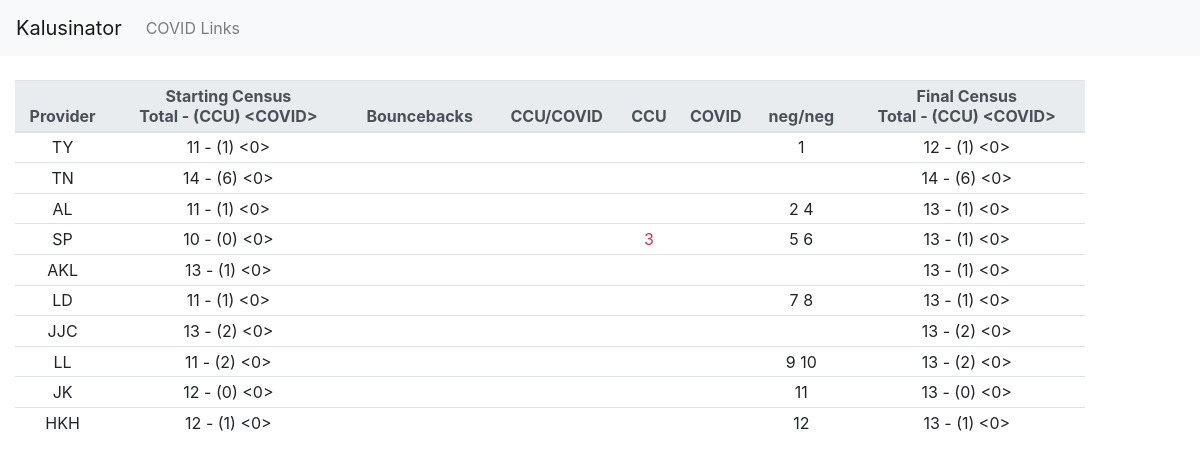
The page /distribute/patient_assignments/ on the database its author committed.
### distribute_patients/models.py (models this page shows, shortened)
class PatientAssignmentLineItem(models.Model):
    distribution = models.ForeignKey(Distribution, on_delete=models.CASCADE, related_name='line_items')
    provider = models.ForeignKey(Provider, on_delete=models.CASCADE)
    position_in_batting_order = models.SmallIntegerField()
    starting_census = models.ForeignKey(StartingCensus, on_delete=models.CASCADE)
    optimal_census = models.ForeignKey(OptimalCensus, on_delete=models.CASCADE)
    assigned_census = models.ForeignKey(AssignedCensus, on_delete=models.CASCADE)
    allocated_counts = models.ForeignKey(AllocatedCounts, on_delete=models.CASCADE, null=True)
    affinity_for_COVID_pos_CCU_pos_patients = models.FloatField(default=0)
    count_of_dual_positives_needed_to_fill = models.SmallIntegerField(default=0)
    objects = PatientAssignmentLineItemManager()

class Provider(models.Model):
    abbreviation = models.CharField(max_length=5, unique=True)

class Census(models.Model):
    total = models.SmallIntegerField(null=True)
    CCU = models.SmallIntegerField(null=True)
    COVID = models.SmallIntegerField(null=True)

class Patient(models.Model):
    distribution = models.ForeignKey(Distribution, on_delete=models.CASCADE)
    number_designation = models.SmallIntegerField()
    CCU = models.BooleanField(default=False)
    COVID = models.BooleanField(default=False)
    bounce_to = models.ForeignKey(Provider, blank=True, null=True, on_delete=models.CASCADE)
    patient_assignment_line_item = models.ForeignKey(PatientAssignmentLineItem, blank=True, null=True,
                                                     on_delete=models.CASCADE, related_name='assigned_patients')

### distribute_patients/views.py (the view)
# urls.py: path('patient_assignments/', views.patient_assignments, name='patient_assignments')
def patient_assignments(request, distribution=Distribution.objects.last()):
    distribution = Distribution.objects.last()
    patient_assignment_dict = {}
    for line_item in distribution.get_ordered_line_items():
        assigned_patient_dict = {}
        bounceback_pts = line_item.assigned_patients.filter(bounce_to__isnull=False)
        dual_pos_pts = line_item.assigned_patients.filter(bounce_to__isnull=True, COVID=True, CCU=True)
        ccu_pos_pts = line_item.assigned_patients.filter(bounce_to__isnull=True, COVID=False, CCU=True)
        covid_pos_pts = line_item.assigned_patients.filter(bounce_to__isnull=True, COVID=True, CCU=False)
        dual_neg_pts = line_item.assigned_patients.filter(bounce_to__isnull=True, COVID=False, CCU=False)
        assigned_patient_dict.update(
            {'bounceback_pts': bounceback_pts, 'dual_pos_pts': dual_pos_pts, 'ccu_pos_pts': ccu_pos_pts,
             'covid_pos_pts': covid_pos_pts, 'dual_neg_pts': dual_neg_pts})
        patient_assignment_dict.update(
            {line_item: assigned_patient_dict})
    context = {'date': timezone.localdate(), 'ordered_line_items': distribution.get_ordered_line_items(),
               'patient_assignment_dict': patient_assignment_dict}
    return render(request, 'distribute_patients/patient_assignments.html', context=context)

### distribute_patients/models.py (called while the page is built)
    def get_ordered_line_items(self):
        return self.line_items.order_by('position_in_batting_order')

### templates/distribute_patients/patient_assignments.html (shortened to what this page needs)
{% extends 'base.html' %}
{% load crispy_forms_tags %}
{% block body_block %}
    <div class="col-11">
        <table class="table table-sm text-center">
            <thead class="thead-light">
            <tr>
                <th scope="col-1">Provider</th>
                <th scope="col-2">Starting Census <br>Total - (CCU) &ltCOVID&gt</th>
                <th scope="col-2">Bouncebacks</th>
                <th scope="col-2">CCU/COVID</th>
                <th scope="col-2">CCU</th>
                <th scope="col-2">COVID</th>
                <th scope="col-2">neg/neg</th>
                <th scope="col-2">Final Census <br>Total - (CCU) &ltCOVID&gt</th>
            </tr>
            </thead>
            <tbody >
            {% for line_item, patient_dict in patient_assignment_dict.items %}
                <tr>
                    <td>{{ line_item.provider.abbreviation }}</td>
                    <td>{{ line_item.starting_census.total }} - ({{ line_item.starting_census.CCU }}) &lt{{ line_item.starting_census.COVID }}&gt</td>
                    <td class="text-success"></td>
                    <td class="text-warning"></td>
                    <td class="text-danger">{% for patient in patient_dict.ccu_pos_pts %}
                        {{ patient.number_designation }}  {% endfor %}</td>
                    <td class="text-info"></td>
                    <td>{% for patient in patient_dict.dual_neg_pts %}
                        {{ patient.number_designation }}  {% endfor %}</td>
                   <td>{{ line_item.assigned_census.total }} - ({{ line_item.assigned_census.CCU }}) &lt{{ line_item.assigned_census.COVID }}&gt</td>
                </tr>
            {% endfor %}
            </tbody>
        </table>
    </div>
{% endblock %}

### rows shown on the page
PatientAssignmentLineItem: provider.abbreviation "TY", starting_census.total "11", starting_census.CCU "1", starting_census.COVID "0", assigned_census.total "12", assigned_census.CCU "1", assigned_census.COVID "0"
Patient: number_designation "1"
PatientAssignmentLineItem: provider.abbreviation "TN", starting_census.total "14", starting_census.CCU "6", starting_census.COVID "0", assigned_census.total "14", assigned_census.CCU "6", assigned_census.COVID "0"
PatientAssignmentLineItem: provider.abbreviation "AL", starting_census.total "11", starting_census.CCU "1", starting_census.COVID "0", assigned_census.total "13", assigned_census.CCU "1", assigned_census.COVID "0"
Patient: number_designation "2"
Patient: number_designation "4"
PatientAssignmentLineItem: provider.abbreviation "SP", starting_census.total "10", starting_census.CCU "0", starting_census.COVID "0", assigned_census.total "13", assigned_census.CCU "1", assigned_census.COVID "0"
Patient: number_designation "3"
Patient: number_designation "5"
Patient: number_designation "6"
PatientAssignmentLineItem: provider.abbreviation "AKL", starting_census.total "13", starting_census.CCU "1", starting_census.COVID "0", assigned_census.total "13", assigned_census.CCU "1", assigned_census.COVID "0"
PatientAssignmentLineItem: provider.abbreviation "LD", starting_census.total "11", starting_census.CCU "1", starting_census.COVID "0", assigned_census.total "13", assigned_census.CCU "1", assigned_census.COVID "0"
Patient: number_designation "7"
Patient: number_designation "8"
PatientAssignmentLineItem: provider.abbreviation "JJC", starting_census.total "13", starting_census.CCU "2", starting_census.COVID "0", assigned_census.total "13", assigned_census.CCU "2", assigned_census.COVID "0"
PatientAssignmentLineItem: provider.abbreviation "LL", starting_census.total "11", starting_census.CCU "2", starting_census.COVID "0", assigned_census.total "13", assigned_census.CCU "2", assigned_census.COVID "0"
Patient: number_designation "9"
Patient: number_designation "10"
PatientAssignmentLineItem: provider.abbreviation "JK", starting_census.total "12", starting_census.CCU "0", starting_census.COVID "0", assigned_census.total "13", assigned_census.CCU "0", assigned_census.COVID "0"
Patient: number_designation "11"
PatientAssignmentLineItem: provider.abbreviation "HKH", starting_census.total "12", starting_census.CCU "1", starting_census.COVID "0", assigned_census.total "13", assigned_census.CCU "1", assigned_census.COVID "0"
Patient: number_designation "12"
